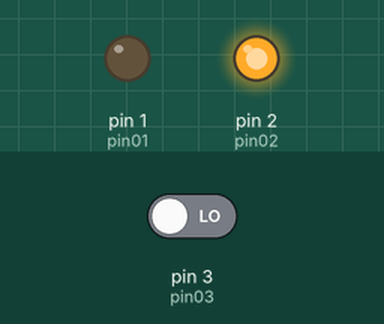
This program was run on a simulated MicroPython board. Shown: output pins drawn as LEDs (lit = HIGH). Inputs (shaded band) come from the test bench; at power-on: pin 3 (pin03) LOW. What the program prints to the serial console is not drawn. At 0.0 s the program stops and its outputs stay as they are.

Above: at 0.1 s.
Timing chart, 0 to 1.5 s (numbered marks = the images above):
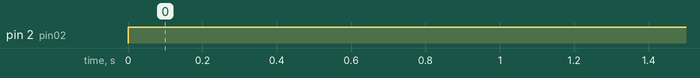

The program:

2_4_4_simple.py
```python
from machine import Pin

CHECK       = ((0,0),(0,1),(1,0),(1,1))
RESULT_NAND  = (1,1,1,0)
RESULT_OR    = (0,1,1,1)
pin01 = Pin(1, Pin.OUT)
pin02 = Pin(2, Pin.OUT)
pin03 = Pin(3, Pin.IN)

#pinA and pinB are of type Pin.IN
#pinOut is of type Pin.OUT
#if the pins are set according to the CHECK we check if
#pinOUT behaves like the given logic
def checkLogical(pinA: Pin, pinB: Pin, pinOut: Pin, logic : tuple) -> bool:
    for index, check in enumerate(CHECK):
        pinA.value(check[0])
        pinB.value(check[1])
        if pinOut.value() != logic[index]:
            return False
    return True

print( checkLogical(pin01, pin02, pin03, RESULT_NAND) )
print( checkLogical(pin01, pin02, pin03, RESULT_OR) )

schakelaar = Pin(0, Pin.IN, Pin.PULL_UP)
```

Measured:
- by itself, pin 2 (pin02): LOW → HIGH at 0.00 s
